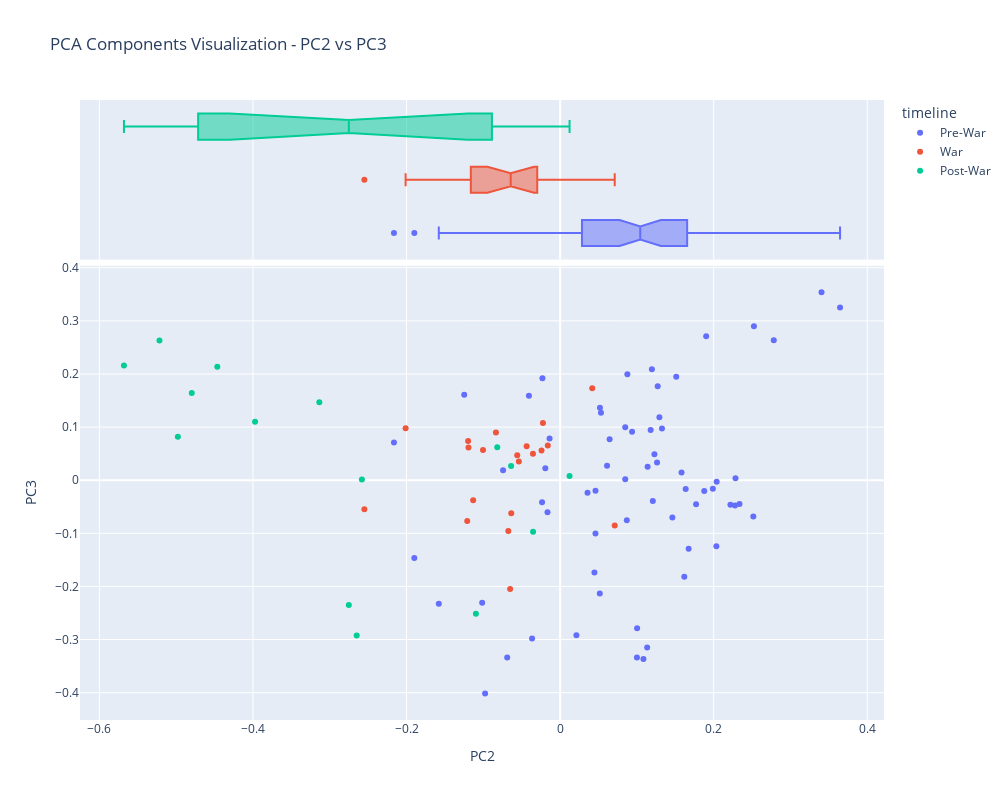

Notebook cell for this chart:
### Code cell
fig12pcs = vis_pcs(DCM, 1, 2, "timeline")
fig12pcs.show()

### Figure 1 — Plotly figure (JSON) as saved in the notebook; plotly's stock layout.template omitted (floating-point values rounded to 4 significant figures)
{"data": [{"hovertemplate": "<b>%{hovertext}</b><br><br>timeline=Pre-War<br>PC1=%{x}<br>PC2=%{y}<extra></extra>", "hovertext": ["Anukramanika Parva", "Sangraha Parva", "Paushya Parva", "Pauloma Parva", "Astika Parva", "Adivansavatarana Parva", "Sambhava Parva", "Jatugriha Parva", "Hidimva-vadha Parva", "Vaka-vadha Parva", "Chaitraratha Parva", "Swayamvara Parva", "Vaivahika Parva", "Viduragamana Parva", "Rajya-labha Parva", "Arjuna-vanavasa Parva", "Subhadra-harana Parva", "Haranaharana Parva", "Khandava-daha Parva", "Sabhakriya Parva", "Lokapala Sabhakhayana Parva", "Rajasuyarambha Parva", "Jarasandhta-badha Parva", "Digvijaya Parva", "Rajasuyika Parva", "Arghyaharana Parva", "Sisupala-badha Parva", "Dyuta Parva", "Anudyuta Parva", "Aranyaka Parva", "Kirmirabadha Parva", "Arjunabhigamana Parva", "Kairata Parva", "Indralokagamana Parva", "Nalopakhyana Parva", "Tirtha-yatra Parva", "Yaksha-yudha Parva", "Nivata-kavacha-yudha Parva", "Ajagara Parva", "Markandeya-Samasya Parva", "Draupadi-Satyabhama Samvada Parva", "Ghosha-yatra Parva", "Mriga Sapnovbhava Parva", "Vrihi Drounika Parva", "Draupadi-harana Parva", "Jayadhratha Vimokshana Parva", "Rama Upakhyana Parva", "Pativrata-mahatmya Parva", "Kundalaharana Parva", "Aranya Parva", "Pandava-Pravesa Parva", "Samayapalana Parva", "Kichaka-badha Parva", "Go-harana Parva", "Sainyodyoga Parva", "Sanjaya-yana Parva", "Prajagara Parva", "Sanat-sujata Parva", "Yanasandhi Parva", "Bhagwat Yana Parva", "Sainya-niryana Parva", "Ulukabhigamana Parva", "Rathatiratha-sankhyana Parva", "Ambopakkyana Parva"], "legendgroup": "Pre-War", "marker": {"color": "#636efa", "symbol": "circle"}, "mode": "markers", "name": "Pre-War", "orientation": "v", "showlegend": true, "type": "scatter", "x": [-0.03652, 0.03568, 0.06447, 0.1902, -0.04065, -0.01928, -0.07427, 0.1002, 0.3404, 0.2782, 0.1512, 0.2218, 0.1207, 0.1134, 0.05186, 0.1262, 0.2284, 0.2039, 0.0848, 0.1989, -0.01646, 0.2336, 0.2516, 0.177, 0.1617, 0.1674, 0.2035, 0.1001, 0.1085, -0.1015, 0.3645, -0.02352, 0.1195, 0.08686, 0.1139, -0.02305, 0.1271, 0.08758, 0.05322, -0.1249, 0.1635, 0.05166, 0.06114, -0.01375, 0.1179, 0.1581, 0.2524, 0.1326, 0.1293, 0.1228, 0.1462, 0.2277, 0.1877, 0.08479, 0.04605, -0.0977, -0.1899, -0.2164, -0.06892, -0.158, 0.04469, 0.02119, 0.04604, 0.09373], "xaxis": "x", "y": [-0.2982, -0.02353, 0.07705, 0.2709, 0.1591, 0.02254, 0.01885, -0.2788, 0.3539, 0.2633, 0.1948, -0.04624, -0.03918, -0.3151, 0.1363, 0.03343, 0.003861, -0.003042, 0.09948, -0.01617, -0.06037, -0.04493, -0.06819, -0.04549, -0.1817, -0.1289, -0.1242, -0.3338, -0.3367, -0.2308, 0.3252, -0.04158, 0.209, -0.07522, 0.02521, 0.192, 0.1771, 0.1993, 0.1272, 0.1609, -0.01638, -0.2132, 0.02728, 0.07835, 0.09462, 0.01459, 0.29, 0.09721, 0.1187, 0.04897, -0.07016, -0.04741, -0.02024, 0.001713, -0.02001, -0.4017, -0.1465, 0.07108, -0.3339, -0.2327, -0.1739, -0.2921, -0.1002, 0.0914], "yaxis": "y"}, {"alignmentgroup": "True", "hovertemplate": "<b>%{hovertext}</b><br><br>timeline=Pre-War<br>PC1=%{x}<extra></extra>", "hovertext": ["Anukramanika Parva", "Sangraha Parva", "Paushya Parva", "Pauloma Parva", "Astika Parva", "Adivansavatarana Parva", "Sambhava Parva", "Jatugriha Parva", "Hidimva-vadha Parva", "Vaka-vadha Parva", "Chaitraratha Parva", "Swayamvara Parva", "Vaivahika Parva", "Viduragamana Parva", "Rajya-labha Parva", "Arjuna-vanavasa Parva", "Subhadra-harana Parva", "Haranaharana Parva", "Khandava-daha Parva", "Sabhakriya Parva", "Lokapala Sabhakhayana Parva", "Rajasuyarambha Parva", "Jarasandhta-badha Parva", "Digvijaya Parva", "Rajasuyika Parva", "Arghyaharana Parva", "Sisupala-badha Parva", "Dyuta Parva", "Anudyuta Parva", "Aranyaka Parva", "Kirmirabadha Parva", "Arjunabhigamana Parva", "Kairata Parva", "Indralokagamana Parva", "Nalopakhyana Parva", "Tirtha-yatra Parva", "Yaksha-yudha Parva", "Nivata-kavacha-yudha Parva", "Ajagara Parva", "Markandeya-Samasya Parva", "Draupadi-Satyabhama Samvada Parva", "Ghosha-yatra Parva", "Mriga Sapnovbhava Parva", "Vrihi Drounika Parva", "Draupadi-harana Parva", "Jayadhratha Vimokshana Parva", "Rama Upakhyana Parva", "Pativrata-mahatmya Parva", "Kundalaharana Parva", "Aranya Parva", "Pandava-Pravesa Parva", "Samayapalana Parva", "Kichaka-badha Parva", "Go-harana Parva", "Sainyodyoga Parva", "Sanjaya-yana Parva", "Prajagara Parva", "Sanat-sujata Parva", "Yanasandhi Parva", "Bhagwat Yana Parva", "Sainya-niryana Parva", "Ulukabhigamana Parva", "Rathatiratha-sankhyana Parva", "Ambopakkyana Parva"], "legendgroup": "Pre-War", "marker": {"color": "#636efa", "symbol": "circle"}, "name": "Pre-War", "notched": true, "offsetgroup": "Pre-War", "showlegend": false, "type": "box", "x": [-0.03652, 0.03568, 0.06447, 0.1902, -0.04065, -0.01928, -0.07427, 0.1002, 0.3404, 0.2782, 0.1512, 0.2218, 0.1207, 0.1134, 0.05186, 0.1262, 0.2284, 0.2039, 0.0848, 0.1989, -0.01646, 0.2336, 0.2516, 0.177, 0.1617, 0.1674, 0.2035, 0.1001, 0.1085, -0.1015, 0.3645, -0.02352, 0.1195, 0.08686, 0.1139, -0.02305, 0.1271, 0.08758, 0.05322, -0.1249, 0.1635, 0.05166, 0.06114, -0.01375, 0.1179, 0.1581, 0.2524, 0.1326, 0.1293, 0.1228, 0.1462, 0.2277, 0.1877, 0.08479, 0.04605, -0.0977, -0.1899, -0.2164, -0.06892, -0.158, 0.04469, 0.02119, 0.04604, 0.09373], "xaxis": "x2", "yaxis": "y2"}, {"hovertemplate": "<b>%{hovertext}</b><br><br>timeline=War<br>PC1=%{x}<br>PC2=%{y}<extra></extra>", "hovertext": ["Jamvu-khanda Nirmana Parva", "Bhumi Parva", "Bhagavat-Gita Parva", "Bhishma-vadha Parva", "Dronabhisheka Parva", "Samsaptakabadha Parva", "Abhimanyu-badha Parva", "Pratijna Parva", "Jayadratha-Vadha Parva", "Narayanastra-mokshana Parva", "Ghatotkacha-badha Parva", "Drona-vadha Parva", "Karna Parva", "Karna-vadha Parva", "Shalya-vadha Parva", "Shalya Parva", "Hrada-pravesa Parva", "Gada-yuddha Parva", "Sauptika Parva", "Aishika Parva"], "legendgroup": "War", "marker": {"color": "#EF553B", "symbol": "circle"}, "mode": "markers", "name": "War", "orientation": "v", "showlegend": true, "type": "scatter", "x": [-0.121, 0.07111, -0.2549, -0.02422, -0.0636, -0.01606, -0.1004, -0.06747, -0.05375, -0.04358, 0.04183, -0.1193, -0.1198, -0.08358, -0.05585, -0.03538, -0.06512, -0.2012, -0.1132, -0.02236], "xaxis": "x", "y": [-0.07688, -0.08534, -0.05463, 0.05575, -0.06231, 0.06534, 0.05684, -0.09586, 0.03503, 0.06388, 0.1731, 0.06146, 0.07381, 0.08979, 0.04698, 0.04992, -0.2046, 0.09775, -0.03794, 0.1079], "yaxis": "y"}, {"alignmentgroup": "True", "hovertemplate": "<b>%{hovertext}</b><br><br>timeline=War<br>PC1=%{x}<extra></extra>", "hovertext": ["Jamvu-khanda Nirmana Parva", "Bhumi Parva", "Bhagavat-Gita Parva", "Bhishma-vadha Parva", "Dronabhisheka Parva", "Samsaptakabadha Parva", "Abhimanyu-badha Parva", "Pratijna Parva", "Jayadratha-Vadha Parva", "Narayanastra-mokshana Parva", "Ghatotkacha-badha Parva", "Drona-vadha Parva", "Karna Parva", "Karna-vadha Parva", "Shalya-vadha Parva", "Shalya Parva", "Hrada-pravesa Parva", "Gada-yuddha Parva", "Sauptika Parva", "Aishika Parva"], "legendgroup": "War", "marker": {"color": "#EF553B", "symbol": "circle"}, "name": "War", "notched": true, "offsetgroup": "War", "showlegend": false, "type": "box", "x": [-0.121, 0.07111, -0.2549, -0.02422, -0.0636, -0.01606, -0.1004, -0.06747, -0.05375, -0.04358, 0.04183, -0.1193, -0.1198, -0.08358, -0.05585, -0.03538, -0.06512, -0.2012, -0.1132, -0.02236], "xaxis": "x2", "yaxis": "y2"}, {"hovertemplate": "<b>%{hovertext}</b><br><br>timeline=Post-War<br>PC1=%{x}<br>PC2=%{y}<extra></extra>", "hovertext": ["Jalapradanika Parva", "Stri-vilapa Parva", "Rajadharmanusasana Parva", "Apaddharmanusasana Parva", "Mokshadharma Parva", "Dana-dharma Parva", "Bhishma-svargarohana Parva", "Aswamedhika Parva", "Anugita Parva", "Asramavasa Parva", "Putradarsana Parva", "Naradagamana Parva", "Mausala Parva", "Mahaprasthanika Parva", "Svargarohanika Parva"], "legendgroup": "Post-War", "marker": {"color": "#00cc96", "symbol": "circle"}, "mode": "markers", "name": "Post-War", "orientation": "v", "showlegend": true, "type": "scatter", "x": [-0.2752, -0.03521, -0.4978, -0.3972, -0.568, -0.5218, -0.4464, -0.06384, -0.4797, -0.2649, -0.2582, -0.1097, 0.0123, -0.08184, -0.3136], "xaxis": "x", "y": [-0.2352, -0.09709, 0.08165, 0.1102, 0.216, 0.2632, 0.2135, 0.02668, 0.1641, -0.2924, 0.00111, -0.2512, 0.00787, 0.06215, 0.1467], "yaxis": "y"}, {"alignmentgroup": "True", "hovertemplate": "<b>%{hovertext}</b><br><br>timeline=Post-War<br>PC1=%{x}<extra></extra>", "hovertext": ["Jalapradanika Parva", "Stri-vilapa Parva", "Rajadharmanusasana Parva", "Apaddharmanusasana Parva", "Mokshadharma Parva", "Dana-dharma Parva", "Bhishma-svargarohana Parva", "Aswamedhika Parva", "Anugita Parva", "Asramavasa Parva", "Putradarsana Parva", "Naradagamana Parva", "Mausala Parva", "Mahaprasthanika Parva", "Svargarohanika Parva"], "legendgroup": "Post-War", "marker": {"color": "#00cc96", "symbol": "circle"}, "name": "Post-War", "notched": true, "offsetgroup": "Post-War", "showlegend": false, "type": "box", "x": [-0.2752, -0.03521, -0.4978, -0.3972, -0.568, -0.5218, -0.4464, -0.06384, -0.4797, -0.2649, -0.2582, -0.1097, 0.0123, -0.08184, -0.3136], "xaxis": "x2", "yaxis": "y2"}], "layout": {"height": 800, "legend": {"title": {"text": "timeline"}, "tracegroupgap": 0}, "title": {"text": "PCA Components Visualization - PC2 vs PC3"}, "width": 1008, "xaxis": {"anchor": "y", "domain": [0, 1], "title": {"text": "PC2"}}, "xaxis2": {"anchor": "y2", "domain": [0, 1], "matches": "x", "showgrid": true, "showticklabels": false}, "yaxis": {"anchor": "x", "domain": [0, 0.7326], "title": {"text": "PC3"}}, "yaxis2": {"anchor": "x2", "domain": [0.7426, 1], "matches": "y2", "showgrid": false, "showline": false, "showticklabels": false, "ticks": ""}}}
